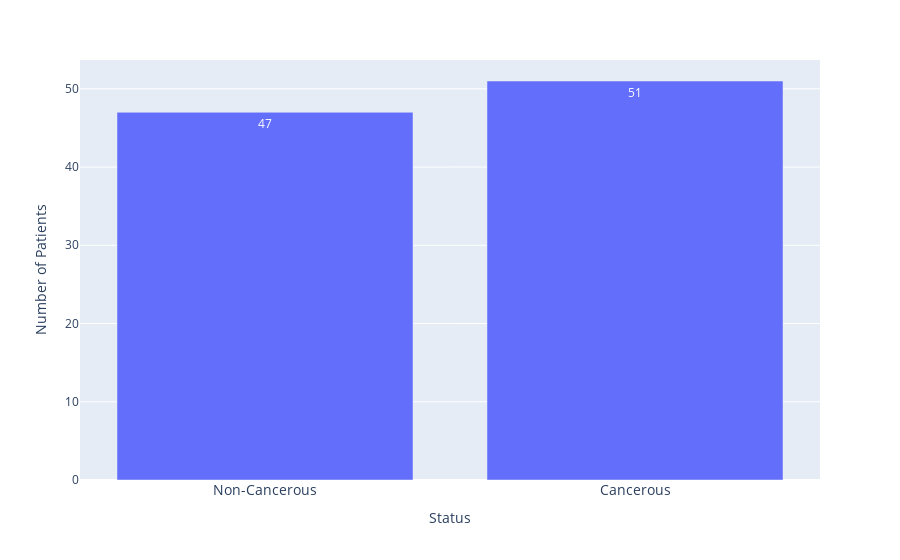

Source (notebook cell):
### Code cell
cancerous_patient_df = pd.DataFrame(combined_data_df.groupby("patientID").any()["isCancerous"].value_counts(sort=False))
figure1 = px.bar(
    data_frame = cancerous_patient_df, 
    y = "isCancerous", 
    labels = {"isCancerous": "Number of Patients", "index": "Status"},
    text_auto = True,
)

figure1.update_layout(
    xaxis=dict(
        tickmode="array",
        tickvals=[1, 0],
        ticktext=["Cancerous", "Non-Cancerous"],
        tickfont=dict(size=14)
    )
)

figure1.show()

### Figure 1 — Plotly figure (JSON) as saved in the notebook; plotly's stock layout.template omitted (floating-point values rounded to 4 significant figures)
{"data": [{"alignmentgroup": "True", "hovertemplate": "Status=%{x}<br>Number of Patients=%{y}<extra></extra>", "legendgroup": "", "marker": {"color": "#636efa", "pattern": {"shape": ""}}, "name": "", "offsetgroup": "", "orientation": "v", "showlegend": false, "textposition": "auto", "texttemplate": "%{y}", "type": "bar", "x": [false, true], "xaxis": "x", "y": [47, 51], "yaxis": "y"}], "layout": {"barmode": "relative", "legend": {"tracegroupgap": 0}, "margin": {"t": 60}, "xaxis": {"anchor": "y", "domain": [0, 1], "tickfont": {"size": 14}, "tickmode": "array", "ticktext": ["Cancerous", "Non-Cancerous"], "tickvals": [1, 0], "title": {"text": "Status"}}, "yaxis": {"anchor": "x", "domain": [0, 1], "title": {"text": "Number of Patients"}}}}
